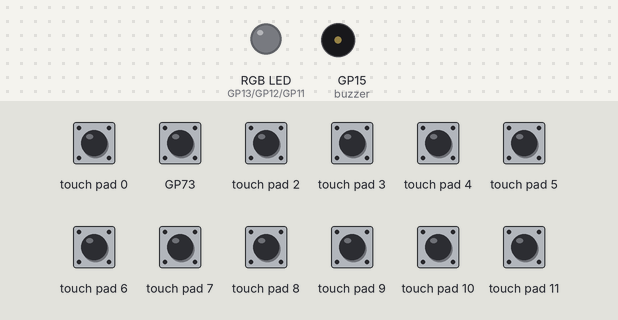
This program was run on a simulated Raspberry Pi Pico running MicroPython. Parts: an RGB LED mixed from three pins (HIGH = lit), buzzer (waves = sounding). The test bench sets the inputs (shaded band); at power-on: touch pad 0, touch pad 2–11 LOW. Dim RGB values are drawn brighter than linear; random numbers come from a fixed seed.

Above: at 1.2 s.
1.3 s: touch pad 0 pulled HIGH for 0.15 s
At 1.57 s:
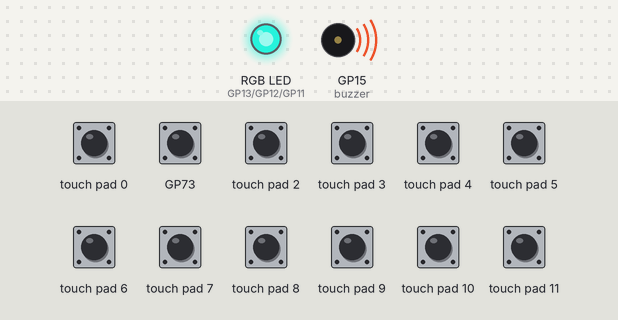
3.3 s: BOOTSEL button pressed for 0.15 s
At 3.57 s:
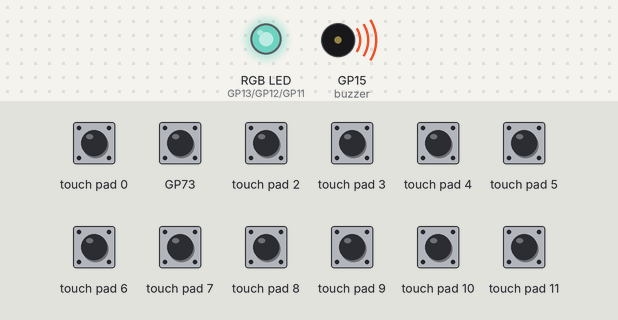
5.3 s: touch pad 2 pulled HIGH for 0.15 s
At 5.57 s:
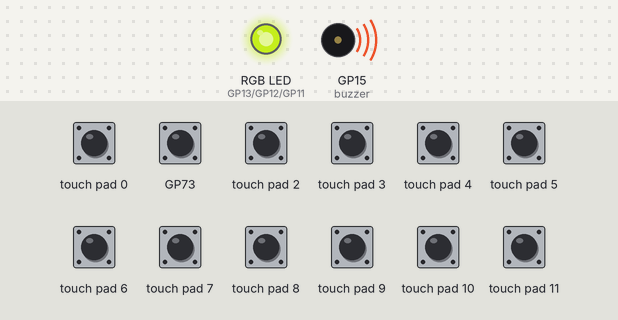
7.3 s: touch pad 3 pulled HIGH for 0.15 s
At 7.57 s:
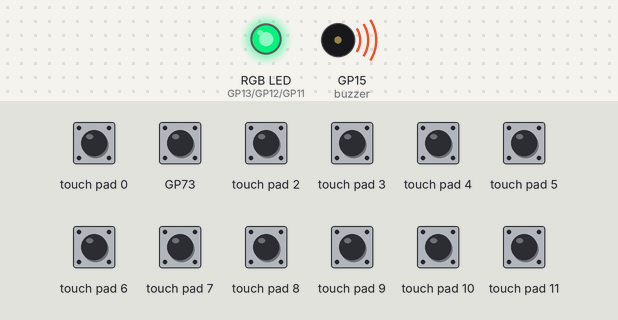
9.3 s: touch pad 4 pulled HIGH for 0.15 s
At 9.57 s:
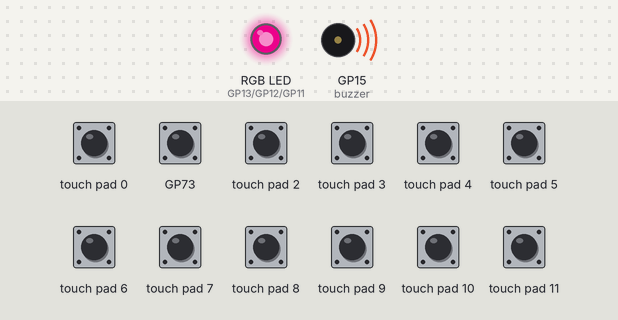
11.3 s: touch pad 5 pulled HIGH for 0.15 s
At 11.57 s:
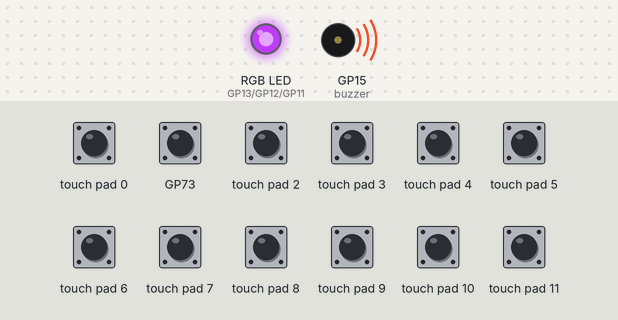
Timing chart, 0 to 14.3 s (numbered marks = the images above; inputs shaded):
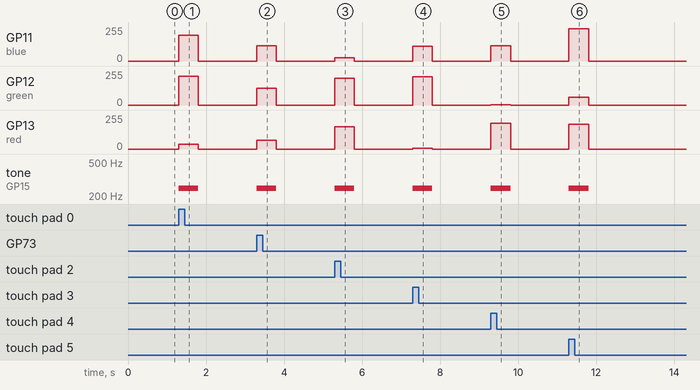

Measured:
- after the input at 1.3 s, GP11 (blue): 0/255 → 195/255 at once, → 0/255 0.50 s later; GP12 (green): 0/255 → 216/255 at once, → 0/255 0.50 s later; GP13 (red): 0/255 → 34/255 at once, → 0/255 0.50 s later; tone on GP15 (buzzer): silent → 247 Hz at once, → silent 0.50 s later
- after the input at 3.3 s, GP11 (blue): 0/255 → 115/255 at once, → 0/255 0.50 s later; GP12 (green): 0/255 → 126/255 at once, → 0/255 0.50 s later; GP13 (red): 0/255 → 65/255 at once, → 0/255 0.50 s later; tone on GP15 (buzzer): silent → 247 Hz at once, → silent 0.50 s later
- after the input at 5.3 s, GP11 (blue): 0/255 → 24/255 at once, → 0/255 0.50 s later; GP12 (green): 0/255 → 201/255 at once, → 0/255 0.50 s later; GP13 (red): 0/255 → 166/255 at once, → 0/255 0.50 s later; tone on GP15 (buzzer): silent → 247 Hz at once, → silent 0.50 s later
- after the input at 7.3 s, GP11 (blue): 0/255 → 110/255 at once, → 0/255 0.50 s later; GP12 (green): 0/255 → 213/255 at once, → 0/255 0.50 s later; GP13 (red): 0/255 → 7/255 at once, → 0/255 0.50 s later; tone on GP15 (buzzer): silent → 247 Hz at once, → silent 0.50 s later
- after the input at 9.3 s, GP11 (blue): 0/255 → 114/255 at once, → 0/255 0.50 s later; GP12 (green): 0/255 → 1/255 at once, → 0/255 0.50 s later; GP13 (red): 0/255 → 194/255 at once, → 0/255 0.50 s later; tone on GP15 (buzzer): silent → 247 Hz at once, → silent 0.50 s later
- after the input at 11.3 s, GP11 (blue): 0/255 → 241/255 at once, → 0/255 0.50 s later; GP12 (green): 0/255 → 58/255 at once, → 0/255 0.50 s later; GP13 (red): 0/255 → 184/255 at once, → 0/255 0.50 s later; tone on GP15 (buzzer): silent → 247 Hz at once, → silent 0.50 s later

The program:

7.9_fruit_piano.py
```python
from mpr121 import MPR121
from machine import Pin, I2C
import time
import urandom

# mpr121
i2c = I2C(1, sda=Pin(6), scl=Pin(7))
mpr = MPR121(i2c)


# buzzer
NOTE_A3 = 220
NOTE_B3 = 247
NOTE_C4 = 262
NOTE_D4 = 294
NOTE_E4 = 330
NOTE_F4 = 349
NOTE_G4 = 392
NOTE_A4 = 440
NOTE_B4 = 494
NOTE_C5 = 523
NOTE_D5 = 587
NOTE_E5 = 659

buzzer = machine.PWM(machine.Pin(15))
note = [NOTE_A3,NOTE_B3,NOTE_C4,NOTE_D4,NOTE_E4,NOTE_F4,NOTE_G4,NOTE_A4,NOTE_B4,NOTE_C5,NOTE_D5,NOTE_E5]

def tone(pin,frequency):
    pin.freq(frequency)
    pin.duty_u16(30000)

def noTone(pin):
    pin.duty_u16(0)


# rgb led
red = machine.PWM(machine.Pin(13))
green = machine.PWM(machine.Pin(12))
blue = machine.PWM(machine.Pin(11))
red.freq(1000)
green.freq(1000)
blue.freq(1000)

def interval_mapping(x, in_min, in_max, out_min, out_max):
    return (x - in_min) * (out_max - out_min) / (in_max - in_min) + out_min


def lightup():
    red.duty_u16(int(urandom.uniform(0, 65535)))
    green.duty_u16(int(urandom.uniform(0, 65535)))
    blue.duty_u16(int(urandom.uniform(0, 65535)))


def dark():
    red.duty_u16(0)
    green.duty_u16(0)
    blue.duty_u16(0)

# main project
lastState=mpr.get_all_states()
touchMills=time.ticks_ms()
beat=500

while True:
    currentState=mpr.get_all_states()
    if currentState != lastState:
        for i in range(12):
            if i in list(currentState) and not i in list(lastState):
                tone(buzzer,note[i])
                lightup()
                touchMills=time.ticks_ms()
    if time.ticks_diff(time.ticks_ms(),touchMills)>=beat or len(currentState) == 0:
        noTone(buzzer)
        dark()
    lastState = currentState
```
